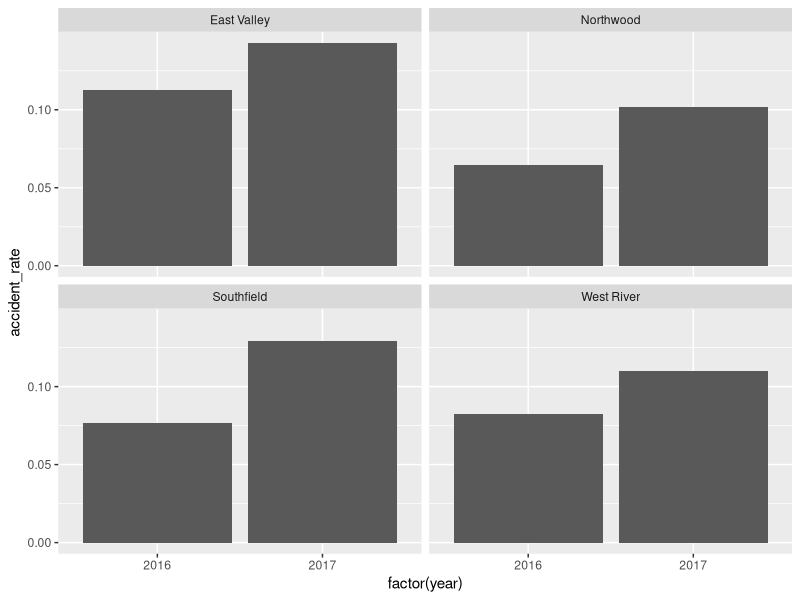
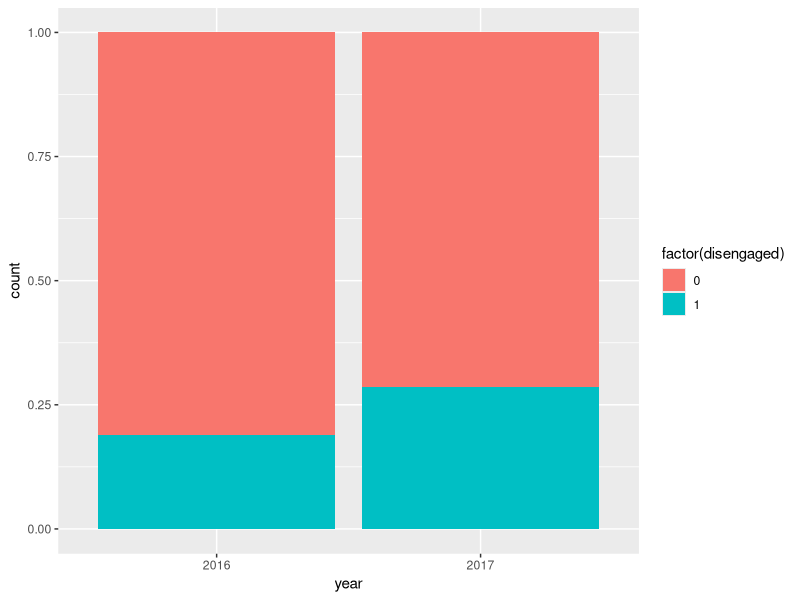

Recreate these plots in R, in order.
# Improving employee safety with data
# Load libraries
libs <- c( "readr", "dplyr", "ggplot2", "tidyr", "broom" )
lapply( libs, library, character.only = TRUE )

# Import the data 
hr_data <- read_csv( "Data/hr_data_2.csv" )
accident_data <- read_csv( "Data/accident_data.csv" )

# Create hr_joined with left_join() and mutate()
hr_joined <- left_join( hr_data, accident_data, by = c( "year", "employee_id" ) ) |> 
  mutate( had_accident = ifelse( is.na( accident_type ), 0, 1 ) ) 

head( hr_joined )

# Find accident rate by year
hr_joined |>
  group_by( year ) |>
  summarize( accident_rate = mean( had_accident ) )

# Test difference in accident rate between years
 glm( had_accident ~ year, family = "binomial", data = hr_joined ) |>
  summary()

chisq.test( hr_joined$year, hr_joined$had_accident )


# Which location had the highest accident rate?
hr_joined |>
  group_by( location ) |>
  summarize( accident_rate = mean( had_accident ) ) |>
  arrange( desc( accident_rate ) )

# Compare annual accident rates by location
accident_rates <- hr_joined |>
  group_by( year, location ) |>
  summarize( accident_rate = mean( had_accident ) )

head( accident_rates )

# Graph it
accident_rates |> 
  ggplot( aes( x = factor( year ), y = accident_rate ) ) +
  geom_col() +
  facet_wrap( ~ location )

# Answer the question
( increased_most <- accident_rates |>
  mutate( year = paste0( "y", year ) ) |>
  pivot_wider( names_from = year, values_from = accident_rate ) |>
  mutate( increase = y2017 - y2016 ) |>
  slice_max( order_by = increase, n = 1 ) |> 
  pull( location ) )

# Focusing on the Problem Location
# Filter out the other locations
southfield <- hr_joined |>
  filter( location == "Southfield" )

# Find the average overtime hours worked by year
southfield |>
  group_by( year ) |>
  summarize( average_overtime_hours = mean( overtime_hours ) )

# Test difference in Southfield's overtime hours between years
t.test( overtime_hours ~ year, data = southfield )

# Do the years have significantly different average overtime hours?  
significant <- t.test(overtime_hours ~ year, data = southfield) |>
  tidy() |>
  pull( p.value ) <= 0.05

# Import the survey data
survey_data <- read_csv( "Data/survey_data_2.csv" )

# Create the safety dataset
safety <- survey_data |>
  left_join( hr_joined, by = c( "year", "employee_id" ) ) |>
  mutate( disengaged = ifelse( engagement <= 2, 1, 0 ),
          year = factor( year ) )

# Create southfield_safety dataset
southfield_safety <- safety |>
  filter( location == "Southfield" )

# Visualize the difference in % disengaged by year in Southfield
southfield_safety |>
  ggplot( aes( x = year, fill = factor( disengaged ) ) ) +
  geom_bar( position = "fill" )

# Test whether one year had significantly more disengaged employees
chisq.test( southfield_safety$disengaged, southfield_safety$year )

# Is the result significant?
significant <- chisq.test( southfield_safety$year, southfield_safety$disengaged ) |>
  tidy() |>
  pull( p.value ) <= 0.05

# Filter out Southfield
other_locs <- safety |>
  filter( location != "Southfield" )

head( other_locs )

# Test whether one year had significantly more overtime hours worked
# Test whether one year had significantly more disengaged employees
# Are the results significant?
( significant_overtime <- t.test( overtime_hours ~ year, data = other_locs ) |>
  tidy() |>
  pull( p.value ) <= 0.05 )

( significant_disengaged <- chisq.test( other_locs$year, other_locs$disengaged )  |>
  tidy() |>
  pull( p.value ) <= 0.05 )

# Use multiple regression to test the impact of year and disengaged on accident rate in Southfield
regression <- glm( had_accident ~ year + disengaged, family = "binomial", data = southfield_safety )

# Examine the output
regression |>
  tidy()

# Interpret the regression output
( significant_year <- regression |>
  tidy() |>
  filter( term == "year2017" ) |>
  pull( p.value ) <= 0.05 )
( significant_disengaged <- regression |>
  tidy() |>
  filter( term == "disengaged" ) |>
  pull( p.value ) <= 0.05 )





